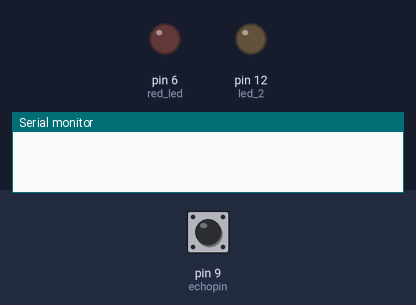
Bench run of a sketch on a simulated Arduino Uno, built with avr-gcc and run on an emulated ATmega328P. On the bench: output pins drawn as LEDs (lit = HIGH), the last lines printed to the serial monitor. The test bench sets the inputs (shaded band); at power-on: pin 9 (echopin) LOW. Pins used as bus, display or sensor lines are not drawn.

Above: at 1.2 s.
1.3 s: pin 9 (echopin) pulsed HIGH 2 times (0.12 s each, 0.3 s apart)
At 4.3 s:
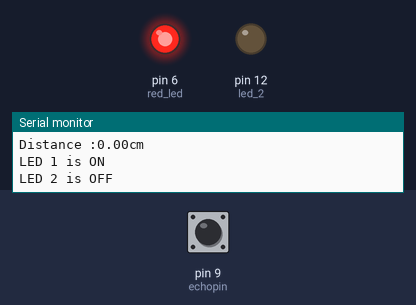
Timing chart, 0 to 5.8 s (numbered marks = the images above; inputs shaded):
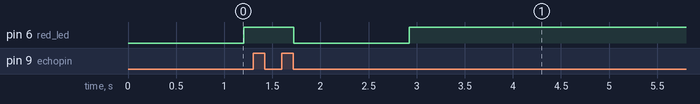

Measured:
- after the input at 1.3 s, pin 6 (red_led): HIGH → LOW after 0.42 s, → HIGH 1.2 s later

The sketch:

ARDUINO_ULTRASONIC_SENSOR.ino
```cpp
//int echopin = 9;
//int triggerpin = 10;
////int red_led = 6;
////int green_led = 12;
////float duration;
////float distance;
//void setup()
//{
//  pinMode(triggerpin, OUTPUT);
//  pinMode(echopin, INPUT);
//  Serial.begin(9600);
//  //  pinMode(red_led, OUTPUT);
//  //  pinMode(green_led, OUTPUT);
//
//}
//
//void loop()
//{
//  digitalWrite(triggerpin, LOW);
//  delayMicroseconds(2); // Wait for 1000 millisecond(s)
//  digitalWrite(triggerpin, HIGH);
//  delayMicroseconds(10); // Wait for 1000 millisecond(s)
//  digitalWrite(triggerpin, LOW);
//  //252525
//  float duration =  pulseIn (echopin , HIGH);
//  float distance = duration * 0.034 / 2;
//  //
//  // // digitalWrite(red_led, LOW);
//  // // digitalWrite(green_led, LOW);
//  //
//  //  if (distance <= 10)
//  //  {
//  //    digitalWrite(red_led, HIGH);
//  //    delay(100);
//  //    digitalWrite(green_led, LOW);
//  //    delay(100);
//  //  }
//  //  else if (distance >= 20)
//  //  {
//  //    digitalWrite(red_led, LOW);
//  //    delay(100);
//  //    digitalWrite(green_led, HIGH);
//  //    delay(100);

int echopin = 9;
int triggerpin = 10;
int red_led = 6;
int led_2 = 12;
float duration;
float distance;
void setup()
{
  pinMode(triggerpin, OUTPUT);
  pinMode(echopin, INPUT);
  pinMode(led_2, OUTPUT);
  pinMode(red_led, OUTPUT);
  Serial.begin(9600);

}

void loop()
{
  digitalWrite(triggerpin, LOW);
  delay(100); // Wait for 1000 millisecond(s)
  digitalWrite(triggerpin, HIGH);
  delay(100); // Wait for 1000 millisecond(s)
  digitalWrite(triggerpin, LOW);

  duration =  pulseIn (echopin , HIGH);
  distance = duration * 0.034 / 2;


  Serial.print ("Distance :");
  Serial.print (distance);
  Serial.println("cm");

  if (distance <= 10)
  {
    digitalWrite(red_led, HIGH);
    Serial.println("LED 1 is ON");
    digitalWrite(led_2, LOW);
    Serial.println("LED 2 is OFF");
  }
  else if (distance > 10 and distance <= 20)
  {
    digitalWrite(red_led, LOW);
    Serial.println("LED 2 is ON");
    digitalWrite(led_2, HIGH);
    Serial.println("LED 1 is OFF");
  }
  else
  {
    digitalWrite(red_led, LOW);
    Serial.println("Both LED's ARE OFF");
    digitalWrite(led_2, LOW);
  }
}
```
